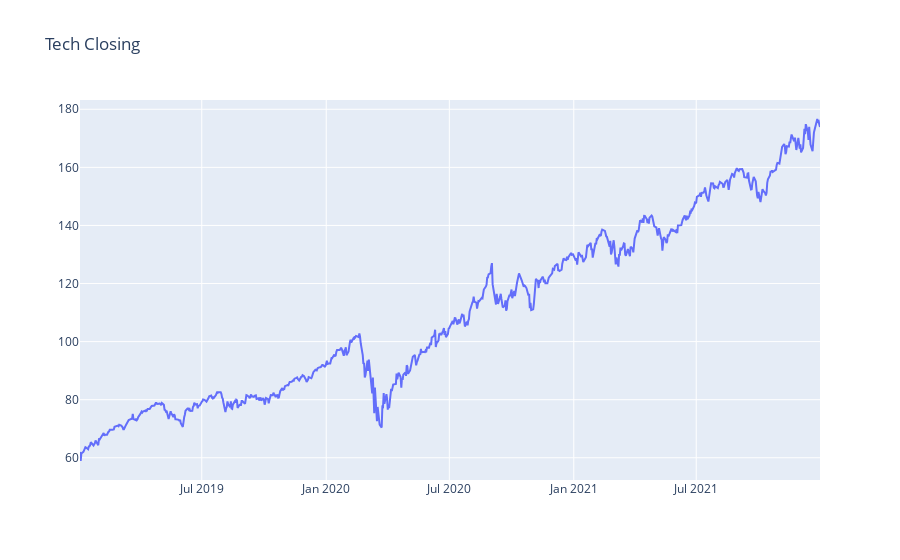

Write notebook code for a chart like this one.
### Code cell
plt.figure(figsize=(16,8))
tech_closing_figure = go.Figure(go.Scatter(x=tech_sector_pd.index, y=tech_sector_pd['tech_sector']))
tech_closing_figure.update_layout(title='Tech Closing')
tech_closing_figure.update_yaxes(type='linear')

### Figure 1 — Plotly figure (JSON) as saved in the notebook; plotly's stock layout.template omitted (floating-point values rounded to 4 significant figures; data arrays with more than 128 entries replaced by an {"elided": "..."} marker saying what was removed)
{"data": [{"type": "scatter", "x": {"elided": "757 str values"}, "y": {"elided": "757 float values"}}], "layout": {"title": {"text": "Tech Closing"}, "yaxis": {"type": "linear"}}}
